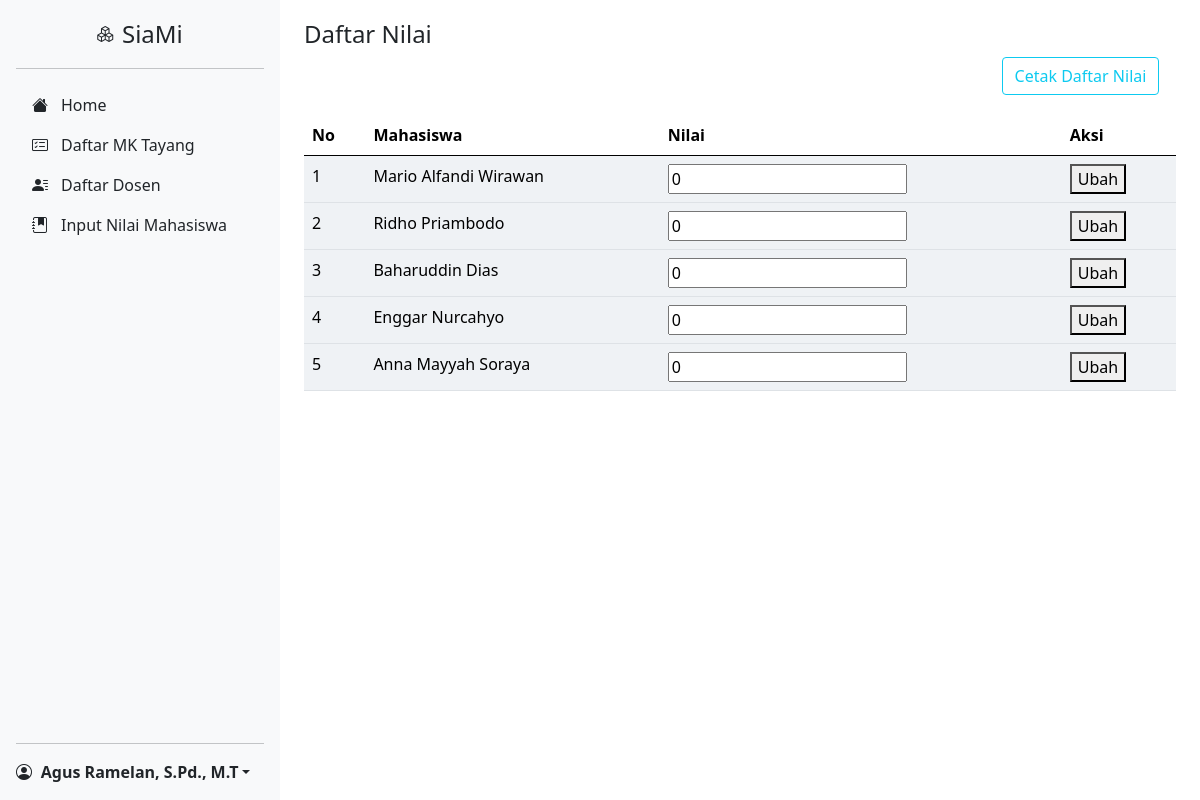
Page /view/dosen/dsn_editnilai_filter.php?mk=EE1504-19 (signed in) on the committed database.
### tables this page shows
CREATE TABLE `mahasiswa` (
  `id` int(11) NOT NULL,
  `nim` varchar(255) NOT NULL,
  `nama` varchar(255) NOT NULL,
  `semester` int(3) NOT NULL,
  `role_id` int(11) NOT NULL
);

CREATE TABLE `mk_diambil` (
  `id` int(11) NOT NULL,
  `nim_mhs` varchar(255) NOT NULL,
  `kode_mk` varchar(255) NOT NULL,
  `nilai_mk` int(11) NOT NULL
);

### view/dosen/dsn_editnilai_filter.php (the view, shortened to what this page needs)
<?php
require 'function.php';
$matkul = $_GET["mk"];
$nilai_mk = mysqli_query($conn, "SELECT mahasiswa.*, mk_diambil.* FROM `mahasiswa`
INNER JOIN mk_diambil ON mahasiswa.nim = mk_diambil.nim_mhs
WHERE mk_diambil.kode_mk = '$matkul';");
?>
<!doctype html>
<html lang="en">
<head>
     <link href="../assets/dist/css/bootstrap.min.css" rel="stylesheet">
     <link href="https://cdn.jsdelivr.net/npm/bootstrap@5.0.2/dist/css/bootstrap.min.css" rel="stylesheet">
     <link rel="stylesheet" href="https://cdn.jsdelivr.net/npm/bootstrap-icons@1.9.1/font/bootstrap-icons.css">
     <link href="../../css/dsn_editnilai.css" rel="stylesheet">
</head>
<body>
     <main>
          <div class="d-flex flex-column flex-shrink-0 p-3 bg-light" style="width: 280px;">
               <a href="/" class="d-flex align-items-center mb-3 mb-md-0 me-md-auto link-dark text-decoration-none mx-auto">
                    <i class="bi bi-boxes"></i>
                    <span class="fs-4">SiaMi</span>
               </a>
               <hr>
               <ul class="nav nav-pills flex-column mb-auto">
                    <li class="nav-item">
                         <a href="index.php" class="nav-link link-dark">
                              <i class="bi bi-house-fill"> </i>
                              Home
                         </a>
                    </li>
                    <li class="nav-item">
                         <a href="dsn_daftarmk.php" class="nav-link link-dark">
                              <i class="bi bi-card-checklist"></i>
                              Daftar MK Tayang
                         </a>
                    </li>
                    <li class="nav-item">
                         <a href="dsn_daftardosen.php" class="nav-link link-dark">
                              <i class="bi bi-person-lines-fill"></i>
                              Daftar Dosen
                         </a>
                    </li class="nav-item">
                    <li class="nav-item">
                         <a href="dsn_editnilai.php" class="nav-link link-dark">
                              <i class="bi bi-journal-bookmark-fill"></i>
                              Input Nilai Mahasiswa
                         </a>
                    </li>
               </ul>
               <hr>
               <div class="dropdown">
                    <a href="#" class="d-flex align-items-center link-dark text-decoration-none dropdown-toggle" id="dropdownUser2" data-bs-toggle="dropdown" aria-expanded="false">
                         <i class="bi bi-person-circle"></i>
                         <strong><?= $_SESSION["nama"]; ?></strong>
                    </a>
               </div>
          </div>
          <div class="container-sm">
               <header>
                    <h3>Daftar Nilai</h3>
                    <p class="mt-0" style="margin-left: 80%; width: 25ch; margin-right:5%;">
                         <a class="btn btn-outline-info" href="cetak.php?mk=<?= $matkul; ?>">Cetak Daftar Nilai</a>
                    </p>
               </header>
               <table class="table">
                    <thead>
                         <tr>
                              <th scope="col">No</th>
                              <th scope="col">Mahasiswa</th>
                              <th scope="col">Nilai</th>
                              <th scope="col">Aksi</th>
                         </tr>
                    </thead>
                    <tbody>
                         <?php
                         $i = 1;
                         while ($mk = mysqli_fetch_array($nilai_mk)) {
                         ?>
                              <form action="" method="POST" enctype="multipart/form-data">
                                   <tr>
                                        <td><?= $i++ ?></td>
                                        <td><?= $mk["nama"] ?></td>
                                        <td><input type="int" name="nilai_mk" required value="<?= $mk["nilai_mk"] ?>"></td>
                                        <td><button type="submit" name="submit">Ubah</button></td>
                                   </tr>
                              </form>
                         <?php
                         } ?>
                    </tbody>
               </table>
          </div>
     </main>
</body>

### css/dsn_editnilai.css (style rules this page uses)
body { min-height: 100vh; min-height: -webkit-fill-available; }
html { height: -webkit-fill-available; }
main { display: flex; flex-wrap: nowrap; height: 100vh; height: -webkit-fill-available; max-height: 100vh; overflow-x: auto; }
i { margin-right: 1ch; }
header { margin-top: 20px; margin-bottom: 20px; }
.h3, h3 { font-size: calc(1.275rem + 0.3vw) !important; }
table { border-collapse: collapse; width: 100%; border-radius: 15px; }
th { display: table-cell; vertical-align: inherit; font-weight: bold; border-bottom-color: #000; }
table, td { padding: 8px 8px 8px 20px; }
tr:nth-child(even) { background-color: #eff2f5; }
hr:not([size]) { height: 1px; }
hr { margin: 1rem 0; color: inherit; background-color: currentColor; border: 0; opacity: 0.25; }

### rows in the picture
mahasiswa: nama "Mario Alfandi Wirawan", nilai_mk "0"
mahasiswa: nama "Ridho Priambodo", nilai_mk "0"
mahasiswa: nama "Baharuddin Dias", nilai_mk "0"
mahasiswa: nama "Enggar Nurcahyo", nilai_mk "0"
mahasiswa: nama "Anna Mayyah Soraya", nilai_mk "0"

### other values in the picture
$_SESSION["nama"] "Agus Ramelan, S.Pd., M.T"
